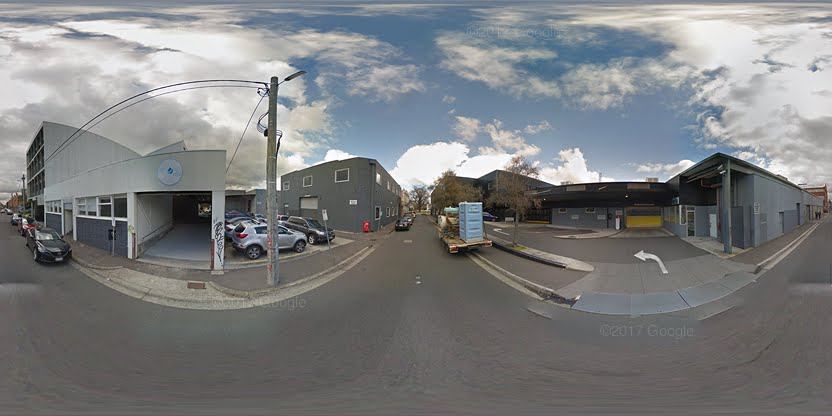
#> input picture CNN classification/Image processing/Cloudy/1310_-37.808580119025045_144.98785823428457_panorama.png, 832 x 416 px, given as the content of the folder /Users/caijieyang/Desktop/allgoodthinghere/, which was not available
$ jupyter execute --allow-errors 'K&HSLcomb.ipynb'   (shell and % lines are left out)   (older library calls are emulated)
#> lines starting #> are read from the running program, lines starting #| are printed output that depends on the picture; pictures that were not available may be replaced by others from this repository, and a replacement may not be noted
[cell 1]
import numpy as np
import cv2
import math
from PIL import Image, ImageStat
import sys
from os import listdir
import time
import os.path
import os
import tensorflow as tf
import shutil

[cell 2]
path1 = "/Users/caijieyang/Desktop/allgoodthinghere/" #change the path to the local env path
path2 = "/Users/caijieyang/Desktop/allgoodthinghere/mark_output" #change the path to the local env path

[cell 3]
"""
The first stage is do the classification.

Firstly, convert the picture into data. Then use the model we built to classify
the pictures.
"""
def convert(dir):
    file_list=listdir(dir)
    for filename in file_list:
        if "panorama" in filename and "png" in filename and "Copy" not in filename and "cropped" not in filename and "clustered" not in filename and "mark" not in filename and "copy" not in filename:
            path=""
            path=dir+filename
            im=Image.open(path)
#> im is the input picture: PIL image 832x416 RGBA; mean R, G, B, A 124.5, 126, 127.1, 255
            out=im.resize((416,208),Image.ANTIALIAS)
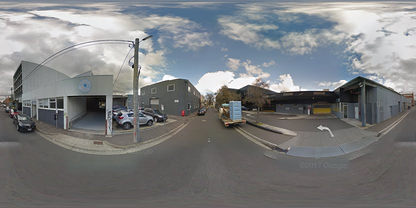
#> out: PIL image 416x208 RGBA; mean R, G, B, A 124.5, 126, 127.1, 255
            print ("%s has been resized"%filename)
            if not os.path.exists(dir+'/temp'):
                os.makedirs(dir+'/temp')
                print (' temp dir created')
            out.save(dir+'/temp/'+filename)

def get_image(image,temp_path):
    """
    Get a numpy 2D array of an image so that one can access RGBA[x][y] or RGBA[x,y].

    Also get a cropped image for further use for hsv and k-means clustering

    """
    origin = Image.open(temp_path+image, 'r')
    width, height = origin.size
#> width = 416; height = 208
    area = (0, 0, width, 0.5*height)
#> area = (0, 0, 416, 104)
    image = origin.crop(area) # crop top half of the image
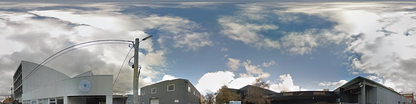
#> image: PIL image 416x104 RGBA; mean R, G, B, A 150.2, 155.6, 160.1, 255
#     result = Image.fromarray(image.astype(np.uint8))
    image.save(temp_path+file+"_cropped.png")
    width, height = image.size
#> height = 104
#     print (image.size)
    pixel_values = list(image.getdata())
#> pixel_values = 43264 items
    if image.mode == 'RGBA':
        channels = 4
    elif image.mode == 'L':
        channels = 1
    else:
        print("Unknown mode: %s" % image.mode)
        return None
    pixel_values = np.array(pixel_values).reshape((height, width, channels))
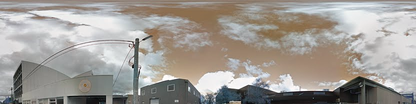
#> pixel_values: shape (104, 416, 4) int64; mean of channels 0, 1, 2, 3 150.2, 155.6, 160.1, 255; drawn as B, G, R

    return pixel_values #return pixels matrix with RGBA value, and cropped half image

def RGB_array(pixels):
    """
    Get a numpy 2D array of an image so that one can access brightness[x][y]
    """
    rgb=[[0 for x in range(len(pixels[0]))] for y in range(len(pixels))]
#> rgb = 104 items
    r,g,b=[],[],[]
    # Matrix = [[0 for x in range(w)] for y in range(h)]
    for i in range(len(pixels)):
        for j in range(len(pixels[0])):
            R,G,B,A=pixels[i,j]
            rgb[i][j]=[R,G,B]
            r.append(R)
            g.append(G)
            b.append(B)
#> this loop made 104 passes
#> after the loop, b = 43264 items; g = 43264 items; r = 43264 items
    rgb2 = r+g+b
#> rgb2 = 129792 items
    return rgb2

[cell 4]
"""
Here is the stage of converting the image into data(metrix: a row is image. Each instance
has 129792 values, First 43264 values are R, then G, B)
"""
# path1 = r"/Users/caijieyang/Desktop/allgoodthinghere/"
convert(path1)
temp_path = path1+"/temp/"
files= listdir(temp_path)

train_x = []
file_class={}
file_order=[]
for file in sorted(files):
    if "panorama" in file and "png" in file and "Copy" not in file and "cropped" not in file and "clustered" not in file and "mark" not in file and "copy" not in file:
        print(file+"------")
        file_order.append(file)
        file_class[file]=0
#         file=path1+file
        pixels =get_image(file,temp_path)
#         print (np.shape(pixels))
            # print (pixel1)
        image_rgb = RGB_array(pixels)
#> image_rgb = 129792 items
#             edge_cal(file)
        image_rgb=np.asarray(image_rgb)
        print(np.shape(image_rgb))
#| (129792,)
#         image_rgb=image_rgb.reshape((43264,3))
        train_x.append(image_rgb)
        print(file,np.shape(train_x))
#| 1310_-37.808580119025045_144.98785823428457_panorama.png (1, 129792)

[cell 5]
"""
This part is same as it in the training part since we want restore the same model.
"""

# 2.function
# 2.1 # init weight random distribution
def weights(shape):
    return tf.Variable(tf.random_normal(shape=shape, mean=0, stddev=0.1))
# 2.2 init bias
def biases(shape):
    return tf.Variable(tf.constant(0.1, shape=shape))

# 2.3 #
# x input tensor of shape [batch, in_height, in_width, in_channels]
# W filter/kernel tensor of shape [filter_height, filter_width, in_channels, out_channels]
# strides[0]=strides[3]=1 strides[x] stands "x"direction, strides[y]stands "y" dicrection
# padding: "SAME",OR "VALID"
def conv2d(x, W):
    return tf.nn.conv2d(input=x, filter=W, strides=[1,1,1,1], padding='SAME', use_cudnn_on_gpu=True)
# 2.4 pooling layer
def max_pool(x):
    return tf.nn.max_pool(value=x, ksize=[1,2,2,1], strides=[1,2,2,1], padding='SAME')


# compute accuracy
# [8 lines left out: function compute_accuracy, not called in this run]

[cell 6]
"""
Same defination as it in the training part
"""
# 3.define inpute shape
#> (the rest of this cell did not finish here and is left out)

[cell 7]
"""
This block is used to restore the model we built. From the file:model.ckpt.meta;
model.ckpt.index; model.ckpt.data-00000-of-00001; checkpoint (four files)
"""

#> (the rest of this cell did not finish here and is left out)

[cell 8]
"""
Until now, the classification is finished. The picture label is stored in a dictionary:
file_class. Key: picture name, Value: label.
"""
for i in file_class:
    print(i+"=  "+str(file_class[i]))

# remove content in temp dir
shutil.rmtree(temp_path)
os.mkdir(temp_path)

[cell 9]
"""
Classification part ends
=========================
Sky marking part starts
"""

[cell 10]
true_po_list=[] # recall list for all test files
precision_list=[] # precision list for all test files
hsl_acc_list=[] # percentage of skys pixels marked by hsl based method
manual_acc_list=[] # percentage of skys pixels marked by human
edge_list=[] # percentage of edge pixels marked by hsl based method
 #record the marking start time
# K=4

[cell 11]
def get_image(image_path):
    """
    Get a numpy 2D array of an image so that one can access RGBA[x][y] or RGBA[x,y].

    Also get a cropped image for further use for hsv and k-means clustering

    """
    origin = Image.open(image_path, 'r')
    width, height = origin.size
#> width = 832; height = 416
    area = (0, 0, width, 0.5*height)
#> area = (0, 0, 832, 208)
    image = origin.crop(area) # crop top half of the image
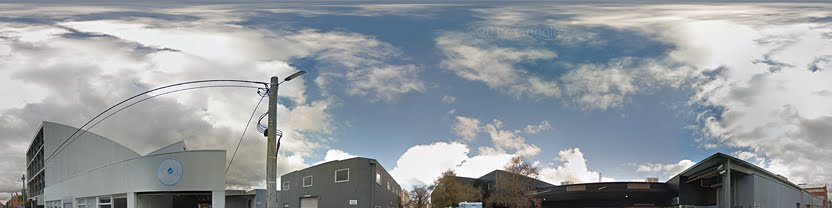
#> image: PIL image 832x208 RGBA; mean R, G, B, A 150.2, 155.6, 160.1, 255
#     result = Image.fromarray(image.astype(np.uint8))
    image.save(file+"_cropped.png") #save cropped image
    width, height = image.size
#> height = 208
#     print (image.size)
    pixel_values = list(image.getdata())
#> pixel_values = 173056 items
    if image.mode == 'RGBA':
        channels = 4
    elif image.mode == 'L':
        channels = 1
    else:
        print("Unknown mode: %s" % image.mode)
        return None
#     pixel_values = np.array(pixel_values).reshape((width, height, channels))
    pixel_values = np.array(pixel_values).reshape((height, width, channels)) #save image as array
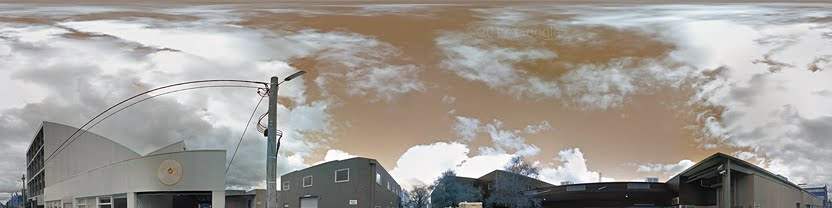
#> pixel_values: shape (208, 832, 4) int64; mean of channels 0, 1, 2, 3 150.2, 155.6, 160.1, 255; drawn as B, G, R
#     print (np.shape(pixel_values))

    return pixel_values,image,origin #return pixels matrix with RGBA value, and cropped half image

[cell 12]
# [12 lines left out: function get_bri, not called in this run]

[cell 13]
# [16 lines left out: function hsv, not called in this run]

[cell 14]
def hls(image):
    """
    Get a numpy 2D array of an image so that one can access HLS[x][y]

    """
    img = np.array(image)
    HLS = cv2.cvtColor(img, cv2.COLOR_RGB2HLS)
#> HLS: shape (208, 832, 3); mean of channels 0, 1, 2 75.8, 155.4, 23.5
    return HLS

[cell 15]
"""
K-means clustering to segment the image into K color class

filename_clustered(number of clusters).png is used as output

"""
# [26 lines left out: function K_means, not called in this run]

[cell 16]
"""
mark out sky by using HSL color filtering
"""

# [46 lines left out: function mark_sky, not called in this run]


# [40 lines of commented-out code are left out]

[cell 17]
# [46 lines left out: function output_evaluation, not called in this run]
#     print ("false positive count:",false_positive_counter)

[cell 18]
# [26 lines left out: function edge_cal, not called in this run]

[cell 19]
"""
Load and feature extraction and calculation
"""
# avg_recall=[]
# avg_pre=[]
# path1 = "/Users/caijieyang/Desktop/allgoodthinghere"

files= listdir(path1)
# Sgray=0.0

# while S_gray<=1:
# while Sgray<=1:
true_po_list=[]
precision_list=[]
edge_list=[]
hsl_acc_list=[]
manual_acc_list=[]
str_1="panorama-1znusCdNGC6VApjoDrnd2A-1.png"
str_2="panorama-kzo4CopdKTYYE7UTiMHycQ-1.png"
#> (the rest of this cell did not finish here and is left out)

[cell 20]
from shutil import copyfile
# path2 = "/Users/caijieyang/Desktop/allgoodthinghere/mark_output"
files= listdir(path1)
for file in files:
    if "panorama" in file and "png" in file and "Copy" not in file and "cropped" not in file and "clustered" not in file and "sky_mark" in file and "copy" not in file:
        shutil.copy2(file, path2)

$ run again, on CNN classification/Image processing/Cloudy/1820_-37.80836436808828_144.99365708190635_panorama.png
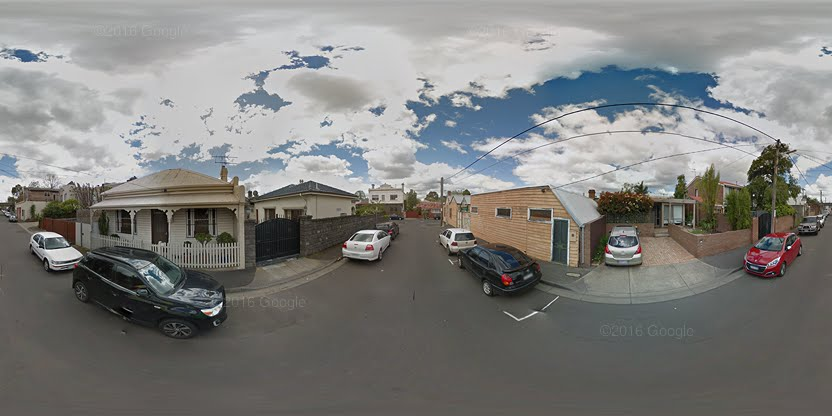
#> input picture CNN classification/Image processing/Cloudy/1820_-37.80836436808828_144.99365708190635_panorama.png, 832 x 416 px, given as the content of the folder /Users/caijieyang/Desktop/allgoodthinghere/, which was not available
#> in convert, im is the input picture: PIL image 832x416 RGBA; mean R, G, B, A 127.6, 127.8, 125.9, 255
#> in get_image, `pixel_values = list(image.getdata())`: pixel_values = 43264 items
#> rgb = 104 items
#> the loop in RGB_array, `for i in range(len(pixels)):` made 104 passes
#> after the loop in RGB_array, `for i in range(len(pixels)):`: b = 43264 items
#> rgb2 = 129792 items
#| (129792,)
#| 1820_-37.80836436808828_144.99365708190635_panorama.png (1, 129792)
#> in get_image, `image = origin.crop(area)`:
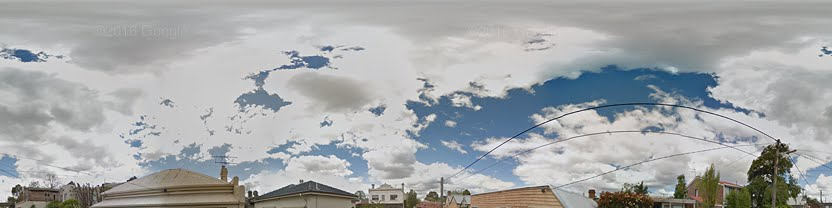
#> image: PIL image 832x208 RGBA; mean R, G, B, A 165.1, 168.2, 169.4, 255
#> in get_image, `pixel_values = list(image.getdata())`: pixel_values = 173056 items
#> in get_image, `pixel_values = np.array(pixel_values).reshape((height, width, channels))`:
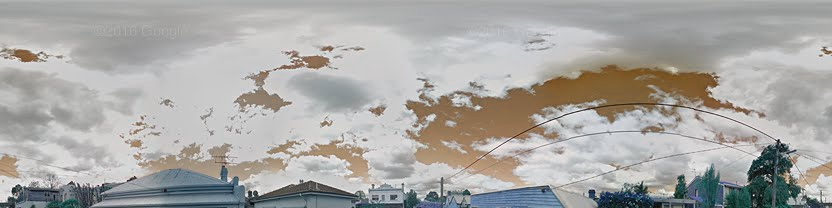
#> pixel_values: shape (208, 832, 4) int64; mean of channels 0, 1, 2, 3 165.1, 168.2, 169.4, 255; drawn as B, G, R
#> HLS: shape (208, 832, 3); mean of channels 0, 1, 2 64, 167.6, 18.8

$ run again, on CNN classification/Image processing/Cloudy/1830_-37.80836013483635_144.9937707844621_panorama.png
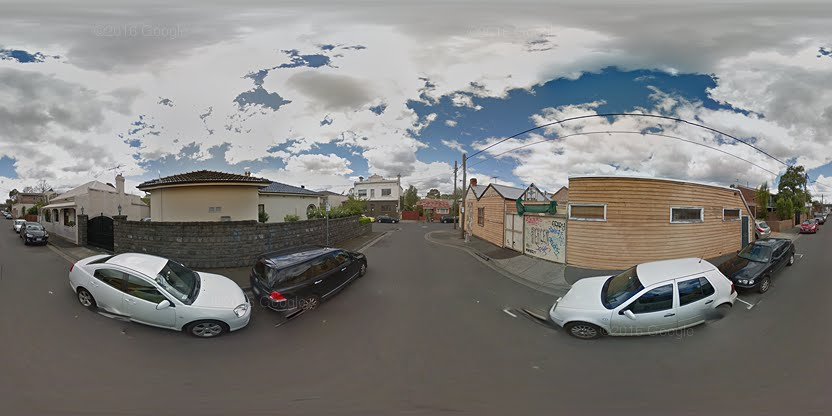
#> input picture CNN classification/Image processing/Cloudy/1830_-37.80836013483635_144.9937707844621_panorama.png, 832 x 416 px, given as the content of the folder /Users/caijieyang/Desktop/allgoodthinghere/, which was not available
#> in convert, im is the input picture: PIL image 832x416 RGBA; mean R, G, B, A 129.2, 128.3, 126.2, 255
#> in get_image, `pixel_values = list(image.getdata())`: pixel_values = 43264 items
#> rgb = 104 items
#> the loop in RGB_array, `for i in range(len(pixels)):` made 104 passes
#> after the loop in RGB_array, `for i in range(len(pixels)):`: b = 43264 items
#> rgb2 = 129792 items
#| (129792,)
#| 1830_-37.80836013483635_144.9937707844621_panorama.png (1, 129792)
#> in get_image, `image = origin.crop(area)`:
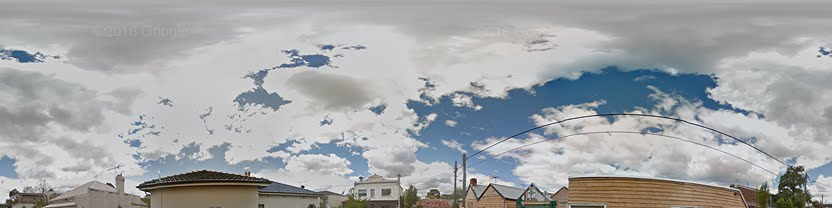
#> image: PIL image 832x208 RGBA; mean R, G, B, A 163.4, 166.1, 167.9, 255
#> in get_image, `pixel_values = list(image.getdata())`: pixel_values = 173056 items
#> in get_image, `pixel_values = np.array(pixel_values).reshape((height, width, channels))`:
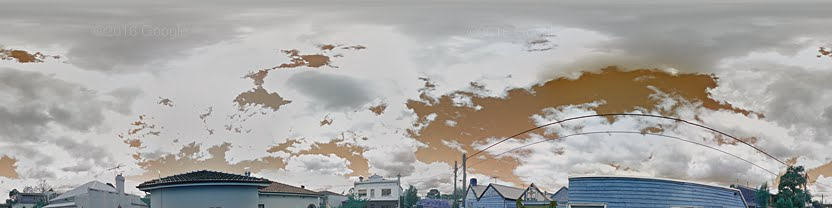
#> pixel_values: shape (208, 832, 4) int64; mean of channels 0, 1, 2, 3 163.4, 166.1, 167.9, 255; drawn as B, G, R
#> HLS: shape (208, 832, 3); mean of channels 0, 1, 2 71.3, 165.9, 19.4

$ run again, on CNN classification/Image processing/Cloudy/panorama--3Vs2Mo0TFLCdJUDfU0hCQ-1.png
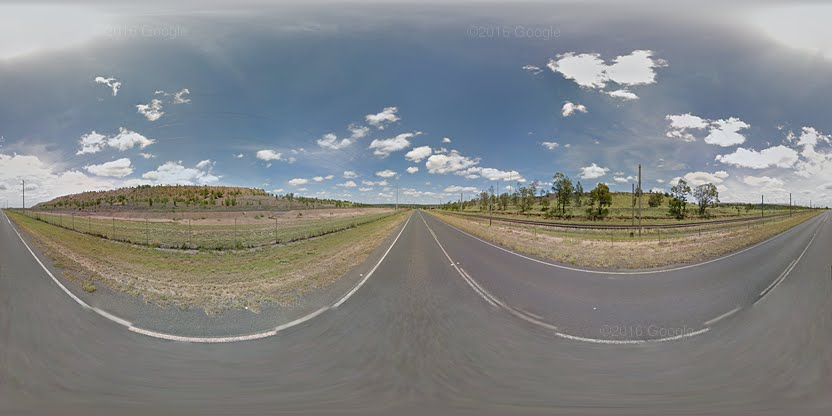
#> input picture CNN classification/Image processing/Cloudy/panorama--3Vs2Mo0TFLCdJUDfU0hCQ-1.png, 832 x 416 px, given as the content of the folder /Users/caijieyang/Desktop/allgoodthinghere/, which was not available
#> in convert, im is the input picture: PIL image 832x416 RGBA; mean R, G, B, A 130.5, 133.5, 134.4, 255
#> in get_image, `image = origin.crop(area)`:
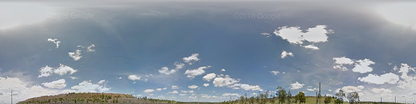
#> image: PIL image 416x104 RGBA; mean R, G, B, A 137.4, 148.8, 160.5, 255
#> in get_image, `pixel_values = list(image.getdata())`: pixel_values = 43264 items
#> in get_image, `pixel_values = np.array(pixel_values).reshape((height, width, channels))`:
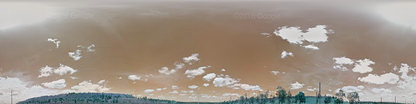
#> pixel_values: shape (104, 416, 4) int64; mean of channels 0, 1, 2, 3 137.4, 148.8, 160.5, 255; drawn as B, G, R
#> rgb = 104 items
#> the loop in RGB_array, `for i in range(len(pixels)):` made 104 passes
#> after the loop in RGB_array, `for i in range(len(pixels)):`: b = 43264 items
#> rgb2 = 129792 items
#| (129792,)
#| panorama--3Vs2Mo0TFLCdJUDfU0hCQ-1.png (1, 129792)
#> in get_image, `pixel_values = list(image.getdata())`: pixel_values = 173056 items
#> HLS: shape (208, 832, 3); mean of channels 0, 1, 2 99.1, 149.2, 33.7
